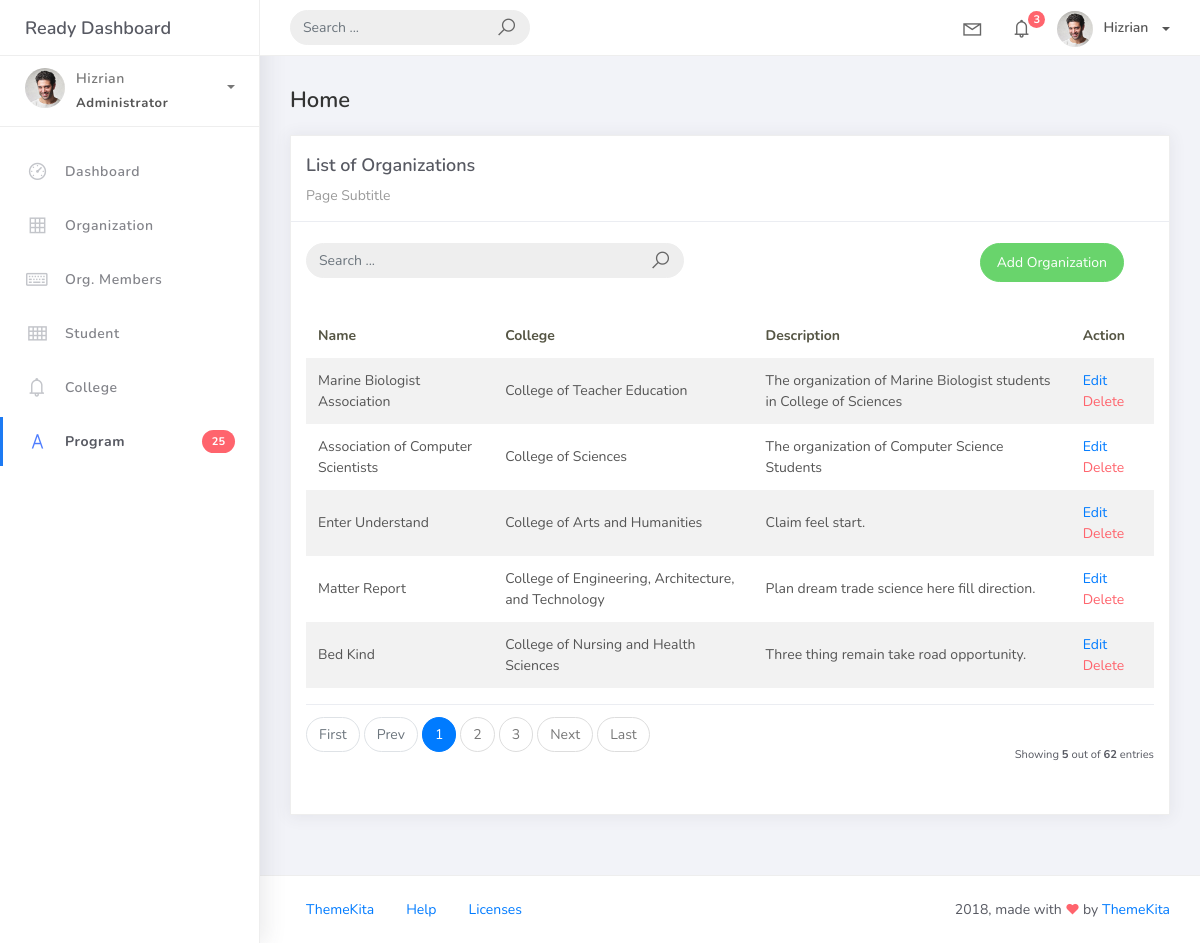
/organization_list, run on an earlier commit of the app's database.
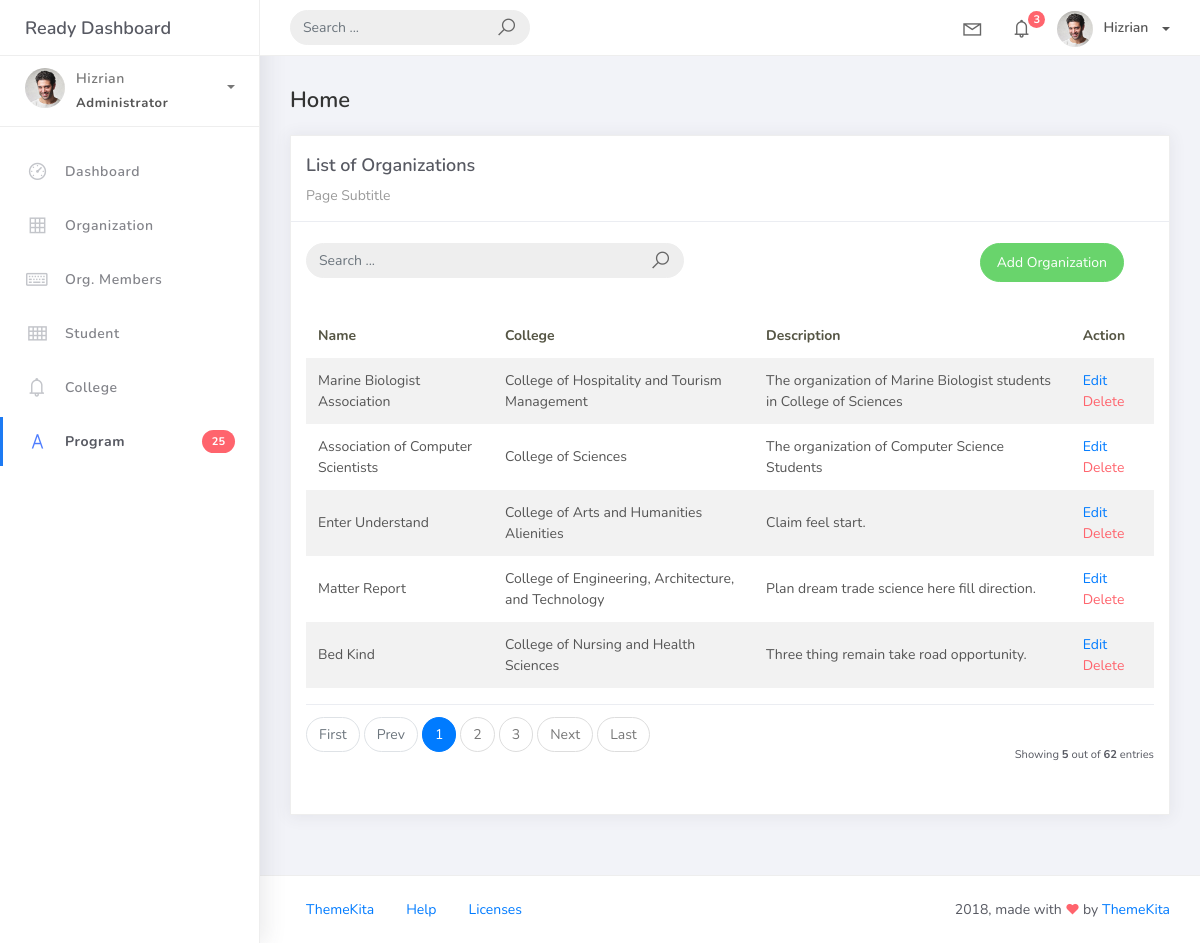
And on a later commit of the database.
### studentorg/models.py (models this page shows, shortened)
class BaseModel(models.Model):
    created_at = models.DateTimeField(auto_now_add=True, db_index=True)
    updated_at = models.DateTimeField(auto_now=True)
    class Meta:
        abstract = True

class Organization(BaseModel):
    name = models.CharField(max_length=250)
    college = models.ForeignKey(College, null=True, blank=True, on_delete=models.CASCADE)
    description = models.CharField(max_length=500)

class College(BaseModel):
    college_name = models.CharField(max_length=150)
    def __str__(self):
        return self.college_name

### studentorg/views.py (the view)
# urls.py: path('organization_list', OrganizationList.as_view(), name='organization-list'),
class OrganizationList(ListView):
    model = Organization
    context_object_name = 'organization'
    template_name = 'org_list.html'
    paginate_by = 5

### templates/org_list.html
{% extends 'base.html' %}
{% load static %}
{% block content %}
 <div class="content">
   <div class="container-fluid">
     <h4 class="page-title">Home</h4>
     <div class="row">
       <div class="col-md-12">
         <div class="card">
           <div class="card-header">
             <div class="card-title">List of Organizations</div>
             <div class="card-category">Page Subtitle</div>
           </div>
           <br />
<div class="col-md-12 row">
  <div class="col-md-6">
    <form class="navbar-left navbar-form nav-search mr-md-3" action="">
      <div class="input-group">
        <input type="text" placeholder="Search ..." class="form-control" />
        <div class="input-group-append">
          <span class="input-group-text">
            <i class="la la-search search-icon"></i>
          </span>
        </div>
      </div>
    </form>
  </div>
  <div class="col-md-6">
    <div class="pull-right">
      <a href="{% url 'organization-add' %}" class="btn btn-success btn-rounded">Add Organization</a>
    </div>
  </div>
</div>
           <div class="card-body">
             <table class="table table-striped mt-3">
               <thead>
                 <tr>
                   <th scope="col">Name</th>
                   <th scope="col">College</th>
                   <th scope="col">Description</th>
                   <th scope="col">Action</th>
                 </tr>
               </thead>
               <tbody>
                 {% for object in object_list %}
                 <tr>
                   <td>{{ object.name }}</td>
                   <td>{{ object.college }}</td>
                   <td>{{ object.description }}</td>
                   <td>
                    <a href="organization_list/{{ object.id }}">Edit</a>
                    <a href="organization_list/{{ object.id }}/delete" class="text-danger">Delete</a>
                  </td>
</tr>
{% empty %}
<tr>
  <td colspan="4" style="text-align: center">
    <p class="text-sm font-weight-bold mb-0">No Records Found</p>
  </td>
</tr>
                 {% endfor %}
               </tbody>
             </table>
             {% include 'includes/pagination.html' %}
           </div>
         </div>
       </div>
     </div>
   </div>
 </div>
{% endblock %}

### templates/base.html (shortened to what this page needs)
{% load static %}
<!DOCTYPE html>
<html>
<head>
	<link rel="stylesheet" href="{% static 'css/bootstrap.min.css' %}">
	<link rel="stylesheet" href="{% static 'css/ready.css' %}">
	<link rel="stylesheet" href="{% static 'css/demo.css' %}">
</head>
<body>
	<div class="wrapper">
		<div class="main-header">
			<div class="logo-header">
				<a href="index.html" class="logo">
					Ready Dashboard
				</a>
			</div>
			<nav class="navbar navbar-header navbar-expand-lg">
				<div class="container-fluid">
					<form class="navbar-left navbar-form nav-search mr-md-3" action="">
						<div class="input-group">
							<input type="text" placeholder="Search ..." class="form-control">
							<div class="input-group-append">
								<span class="input-group-text">
									<i class="la la-search search-icon"></i>
								</span>
							</div>
						</div>
					</form>
					<ul class="navbar-nav topbar-nav ml-md-auto align-items-center">
						<li class="nav-item dropdown hidden-caret">
							<a class="nav-link dropdown-toggle" href="#" id="navbarDropdown" role="button" data-toggle="dropdown" aria-haspopup="true" aria-expanded="false">
								<i class="la la-envelope"></i>
							</a>
						</li>
						<li class="nav-item dropdown hidden-caret">
							<a class="nav-link dropdown-toggle" href="#" id="navbarDropdown" role="button" data-toggle="dropdown" aria-haspopup="true" aria-expanded="false">
								<i class="la la-bell"></i>
								<span class="notification">3</span>
							</a>
						</li>
						<li class="nav-item dropdown">
							<a class="dropdown-toggle profile-pic" data-toggle="dropdown" href="#" aria-expanded="false"> <img src="{% static 'img/profile.jpg' %}" alt="user-img" width="36" class="img-circle"><span >Hizrian</span></span> </a>
							</li>
						</ul>
					</div>
				</nav>
			</div>
			<div class="sidebar">
				<div class="scrollbar-inner sidebar-wrapper">
					<div class="user">
						<div class="photo">
							<img src="{% static 'img/profile.jpg' %}">
						</div>
						<div class="info">
							<a class="" data-toggle="collapse" href="#collapseExample" aria-expanded="true">
								<span>
									Hizrian
									<span class="user-level">Administrator</span>
									<span class="caret"></span>
								</span>
							</a>
						</div>
					</div>
					<ul class="nav">
						<li class="nav-item">
							<a href="index.html">
								<i class="la la-dashboard"></i>
								<p>Dashboard</p>
							</a>
						</li>
						<li class="nav-item">
							<a href="{% url 'organization-list' %}">
								<i class="la la-table"></i>
								<p>Organization</p>
							</a>
						</li>
						<li class="nav-item">
							<a href="{% url 'orgmember-list' %}">
								<i class="la la-keyboard-o"></i>
								<p>Org. Members</p>
							</a>
						</li>
						<li class="nav-item">
							<a href="{% url 'student-list' %}">
								<i class="la la-th"></i>
								<p>Student</p>
							</a>
						</li>
						<li class="nav-item">
							<a href="{% url 'college-list' %}">
								<i class="la la-bell"></i>
								<p>College</p>
							</a>
						</li>
						<li class="nav-item active">
							<a href="typography.html">
								<i class="la la-font"></i>
								<p>Program</p>
								<span class="badge badge-danger">25</span>
							</a>
						</li>
					</ul>
				</div>
			</div>
			<div class="main-panel">
                {% block content %}
                {% endblock %}
				<footer class="footer">
					<div class="container-fluid">
						<nav class="pull-left">
							<ul class="nav">
								<li class="nav-item">
									<a class="nav-link" href="http://www.themekita.com">
										ThemeKita
									</a>
								</li>
								<li class="nav-item">
									<a class="nav-link" href="#">
										Help
									</a>
								</li>
								<li class="nav-item">
									<a class="nav-link" href="https://themewagon.com/license/#free-item">
										Licenses
									</a>
								</li>
							</ul>
						</nav>
						<div class="copyright ml-auto">
							2018, made with <i class="la la-heart heart text-danger"></i> by <a href="http://www.themekita.com">ThemeKita</a>
						</div>
					</div>
				</footer>
			</div>
		</div>
</body>
</html>

### templates/includes/pagination.html (shortened to what this page needs)
{% if is_paginated %}
<div class="card-footer px-0 border-0 d-flex flex-column flex-lg-row align-items-center justify-content-between mt-3">
  <nav aria-label="Topics pagination" class="mb-4">
    <ul class="pagination">
      {% if page_obj.number > 1 %}
      <li class="page-item">
        <a class="page-link" href="?page=1">First</a>
      </li>
      {% else %}
      <li class="page-item disabled">
        <span class="page-link">First</span>
      </li>
      {% endif %}
      {% if page_obj.has_previous %}
      <li class="page-item">
        <a class="page-link" href="?page={{ page_obj.previous_page_number }}">Prev</a>
      </li>
      {% else %}
      <li class="page-item disabled">
        <span class="page-link">Prev</span>
      </li>
      {% endif %}
      {% for page_num in paginator.page_range %}
      {% if page_obj.number == page_num %}
      <li class="page-item active">
        <span class="page-link">
          {{ page_num }}
        </span>
      </li>
      {% elif page_num > page_obj.number|add:'-3' and page_num < page_obj.number|add:'3' %}
      <li class="page-item">
        <a class="page-link" href="?page={{ page_num }}">{{ page_num }}</a>
      </li>
      {% endif %}
      {% endfor %}
      {% if page_obj.has_next %}
      <li class="page-item">
        <a class="page-link" href="?page={{ page_obj.next_page_number }}">Next</a>
      </li>
      {% else %}
      <li class="page-item disabled">
        <span class="page-link">Next</span>
      </li>
      {% endif %}
      {% if page_obj.number != paginator.num_pages %}
      <li class="page-item">
        <a class="page-link" href="?page={{ paginator.num_pages }}">Last</a>
      </li>
      {% else %}
      <li class="page-item disabled">
        <span class="page-link">Last</span>
      </li>
      {% endif %}
    </ul>
  </nav>
  <div class="fw-normal small mt-4 mt-lg-0">Showing <b>{{object_list.count}}</b> out of <b>{{paginator.count}}</b> entries</div>
</div>
{% endif %}

What changed in the data, as far as the page shows it:
changed Organization "Marine Biologist Association": college "College of Teacher Education" → "College of Hospitality and Tourism Management"
changed through a linked row, Organization "Enter Understand": college "College of Arts and Humanities" → "College of Arts and Humanities Alienities"
